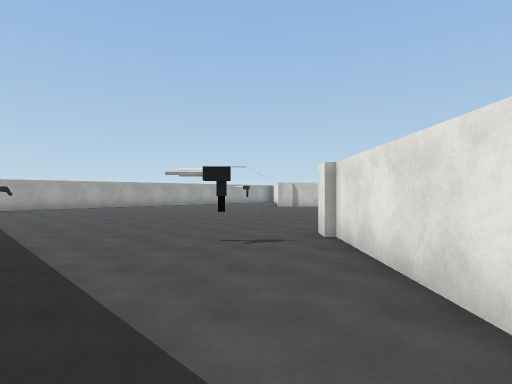
View 1 (above)

16 first-person views from a walk through a scene from a Unity 3-D project. The camera is 1.4 m above the floor, looks level and sees 80° across. The floor is counted in squares, 2 m on a side. Each view is taken from the middle of a square. On the plan, view 1 faces up. The plan holds only what a view shows up to about 10 squares ahead; the rest is blank. The place goes on beyond the plan. The player character is not drawn. Surface patterns are stand-ins for the level's own textures.

View 2
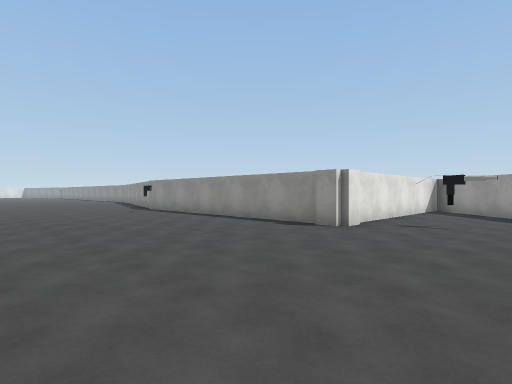

View 3
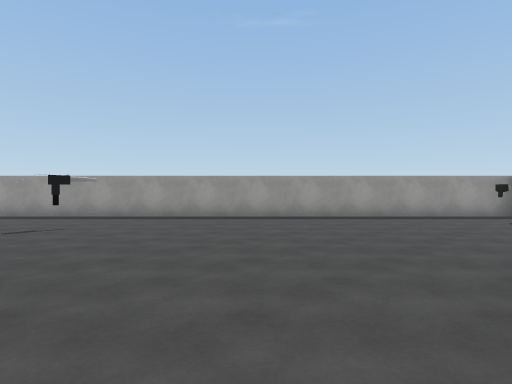

View 4
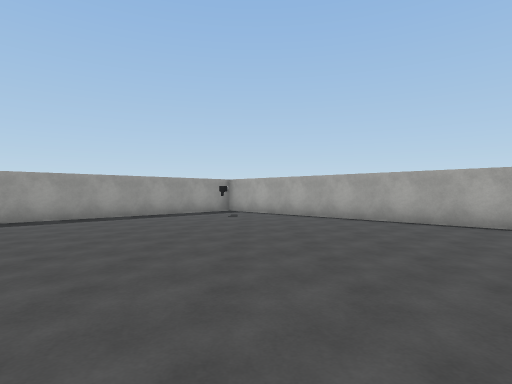

View 5
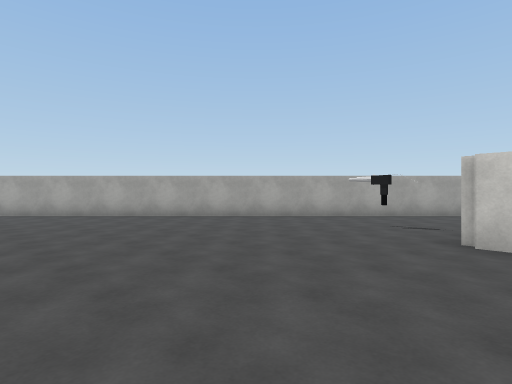

View 6
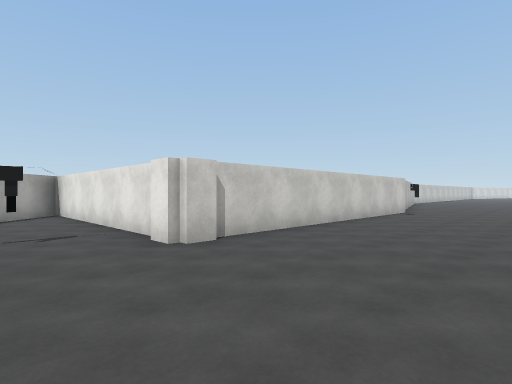

View 7
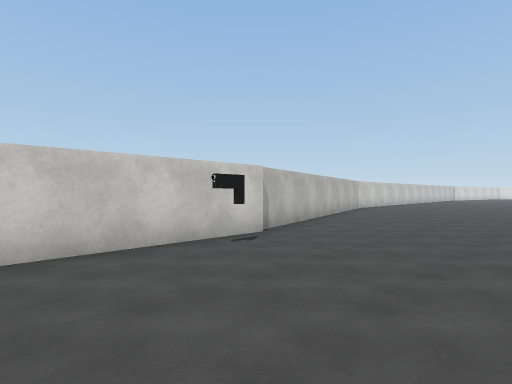

View 8
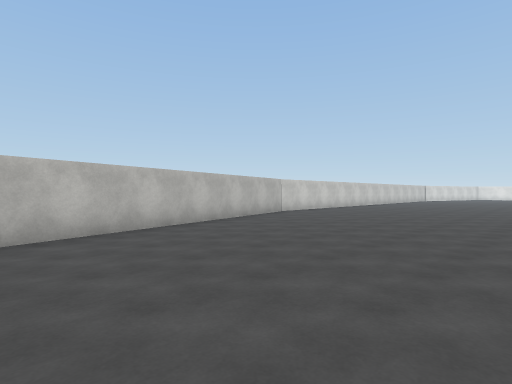

View 9
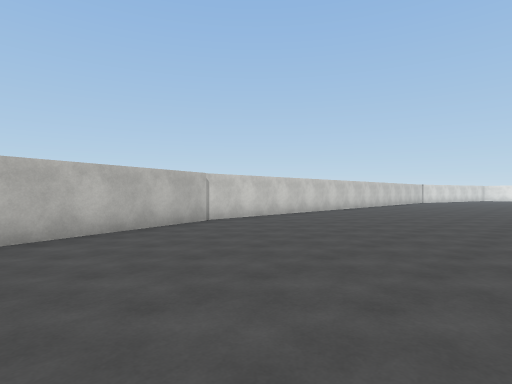

View 10
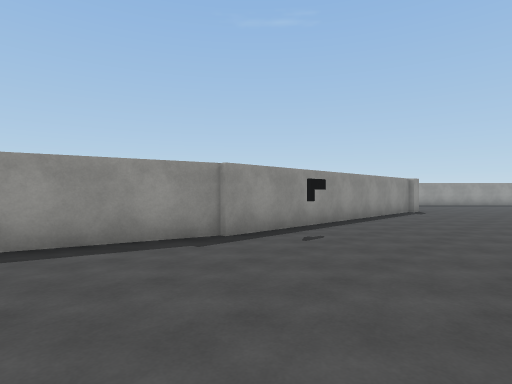

View 11
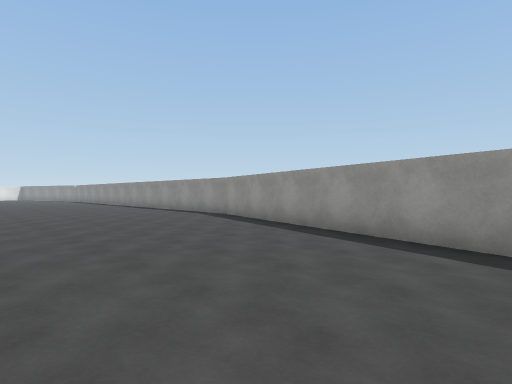

View 12
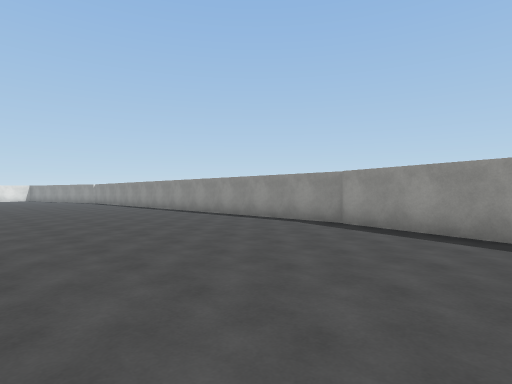

View 13
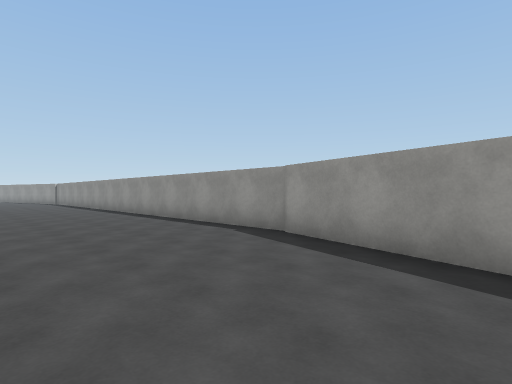

View 14
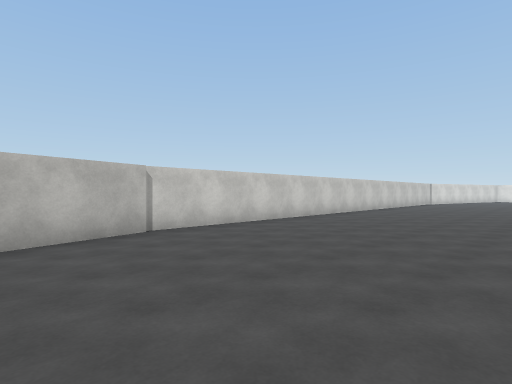

View 15
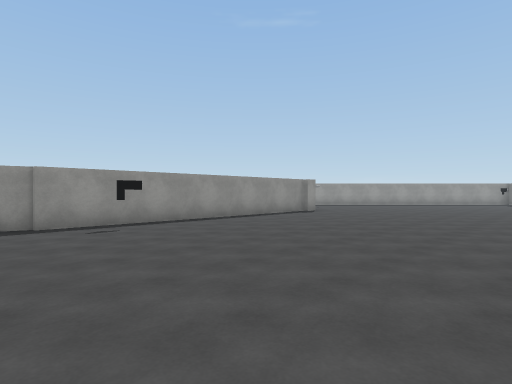

View 16
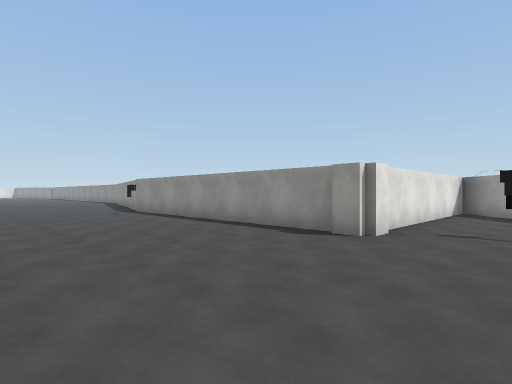

### Floor plan
Points are (right, up) in squares from view 1. A wall is a line through its corners. A room is listed if a view was taken in it or the views show most of it. See-through windows are left out.
Room 1 (views 1, 2, 3, 4, 5, 6, 7, 8, 9, 10, 11, 12, 13, 14, 15, 16)
walls: (10, 14.7) (1.9, 14.7); (9.8, 5.1) (18.4, 2.8); (1.8, 14.6) (1.1, 14.6) (1.1, 15.2); (1.8, 5.3) (10, 5.3); (1.1, 4.8) (1.1, 5.4) (1.8, 5.4); (1.3, 15.6) (1.3, 21.6) (-9.4, 11); (18.4, 2.7) (24.9, 2.7); (18.5, 17.2) (10.1, 14.9); (24.9, 17.2) (18.4, 17.2); (-9.5, 9.1) (1.3, -1.6) (1.3, 4.8)
objects: other object (-9, 10) to (-8, 10); other object (0, 4); other object (0, 16); other object (9, 6); other object (9, 14)

Where each view was taken, in squares from view 1:
view 1: 0 up, 0 right, facing up
view 2: 11 up, 2 left, facing down-right
view 3: 11 up, 1 right, facing down-left
view 4: 11 up, 1 right, facing left
view 5: 10 up, 2 right, facing up-left
view 6: 11 up, 1 left, facing up-right
view 7: 11 up, 6 right, facing up-right
view 8: 10 up, 10 right, facing up-right
view 9: 11 up, 14 right, facing up-right
view 10: 9 up, 13 right, facing down-left
view 11: 9 up, 11 right, facing down-right
view 12: 9 up, 15 right, facing down-right
view 13: 7 up, 15 right, facing down-right
view 14: 12 up, 16 right, facing up-right
view 15: 12 up, 11 right, facing down-left
view 16: 10 up, 1 left, facing down-right
